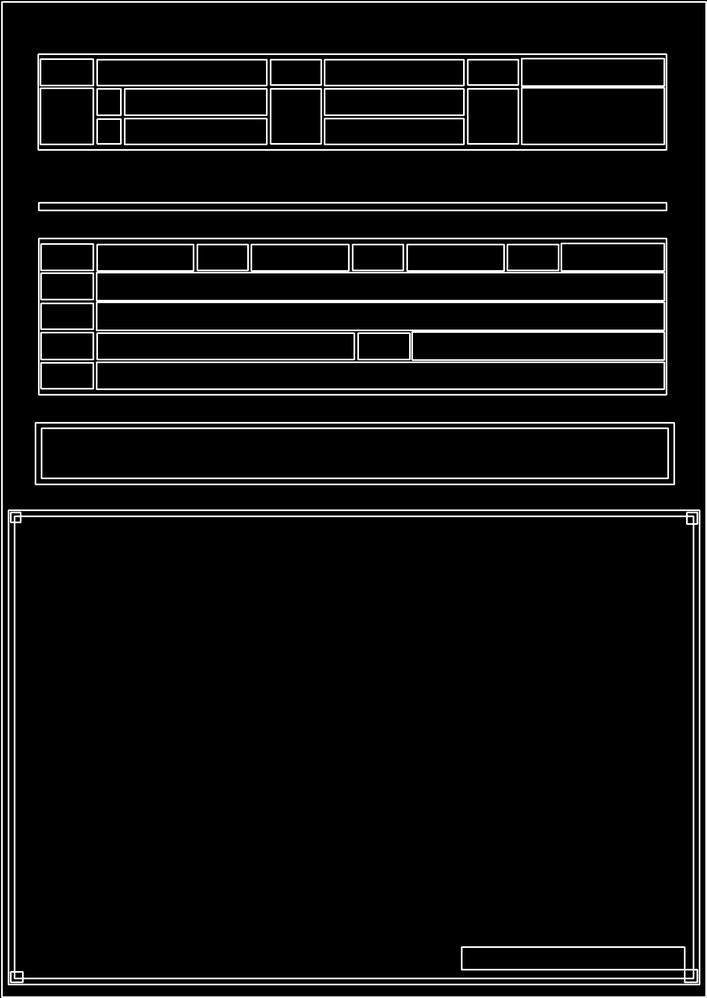
#> input picture images/Line_image.png, 707 x 998 px, shrunk from 1284 x 1814 before the run, found by its file name
$ python cal_cell_needed.py   (older library calls are emulated)
#> lines starting #> are read from the running program, lines starting #| are printed output that depends on the picture; after the words box and inside, x2 and y2 are one past the last pixel; in counts of white or black regions, pixels touching at a corner belong together
import numpy as np
import cv2
import xlsxwriter
from string import ascii_uppercase
import os
import yaml


def cal_cell_needed():
    # #######################################################################################################################

    # 1) line image closing
    # 2) detect_contour with closing image
    # 3) calculte num of cells

    line_image = cv2.imread('../data/result/line_image.png')
#> line_image is the input picture: shape (998, 707, 3); min 0, max 255, mean 16.1

    # original image's width & height
    origin_width = line_image.shape[1]
#> origin_width = 707
    origin_height = line_image.shape[0]
#> origin_height = 998

    kernel = np.ones((3, 3), np.uint8)

    line_image = cv2.morphologyEx(line_image, cv2.MORPH_CLOSE, kernel, iterations=2)

    imgray = cv2.cvtColor(line_image, cv2.COLOR_BGR2GRAY)
    ret, thr = cv2.threshold(imgray, 230, 255, 0)
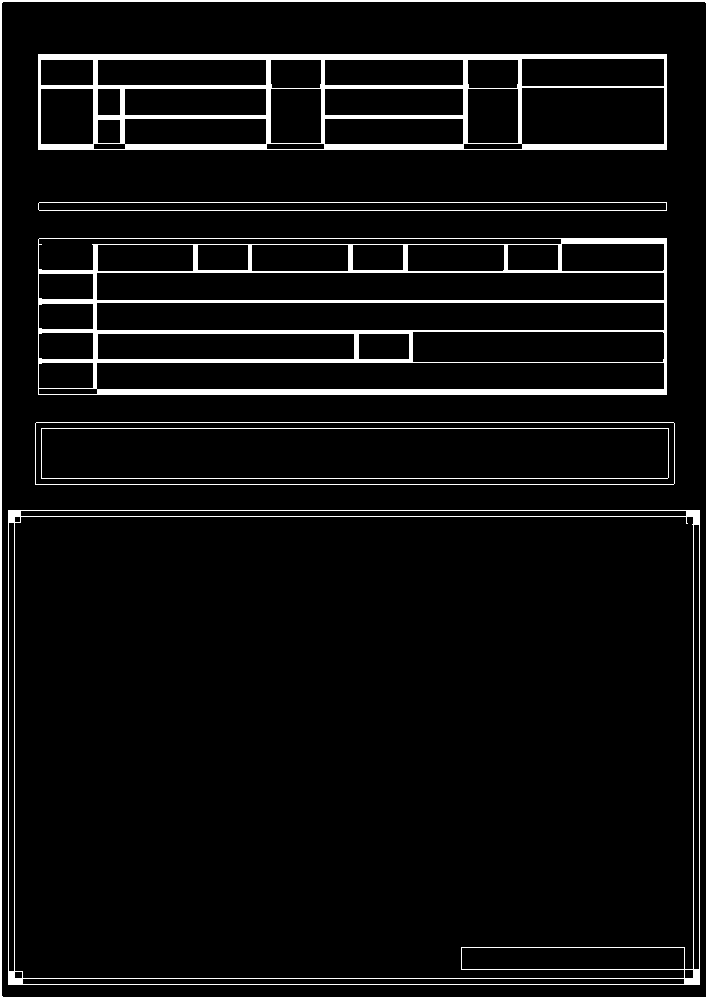
#> thr: shape (998, 707); 5.9% white; 7 white regions

    _, contours, _ = cv2.findContours(thr, cv2.RETR_TREE,
                                      cv2.CHAIN_APPROX_SIMPLE)
#> contours = 58 contours; largest, box (x1, y1, x2, y2) and area: (0, 0, 707, 998) 703882, (1, 1, 707, 998) 702174, (8, 510, 700, 985) 327534, (14, 516, 694, 979) 308612, (38, 238, 667, 395) 97968

    # for calculate that num of cells needed
    min_width = 15
    min_height = 15
    needed_x = []
    needed_y = []
    minimum_w = 1000
    minimum_h = 1000

    for contour in contours:
        # top-left vertex coordinates (x,y) , width, height
        x, y, width, height = cv2.boundingRect(contour)
        if minimum_w > width and width > min_width:
            minimum_w = width
        if minimum_h > height and height > min_height:
            minimum_h = height
        # Draw screenshot that are larger than the standard size
        if width > min_width or height > min_height:
            line_image = cv2.rectangle(line_image, (x, y), (x + width, y + height), (255, 0, 0, 50), 2)
            needed_x.append(x)
            needed_x.append(x + width)
            needed_y.append(y)
            needed_y.append(y + height)
#> this loop made 58 passes
#> (contour, x, y, width, height, minimum_w, minimum_h) on passes 1, 3: ([[0, 0], [0, 997], [706, 997], [706, 0]], 0, 0, 707, 998, 707, 998), ([[8, 510], [8, 984], [699, 984], [699, 510]], 8, 510, 692, 475, 692, 475)
#> (x, y, width, height, minimum_w, minimum_h) on passes 2, 7: (1, 1, 706, 997, 706, 997), (461, 947, 224, 23, 224, 23)
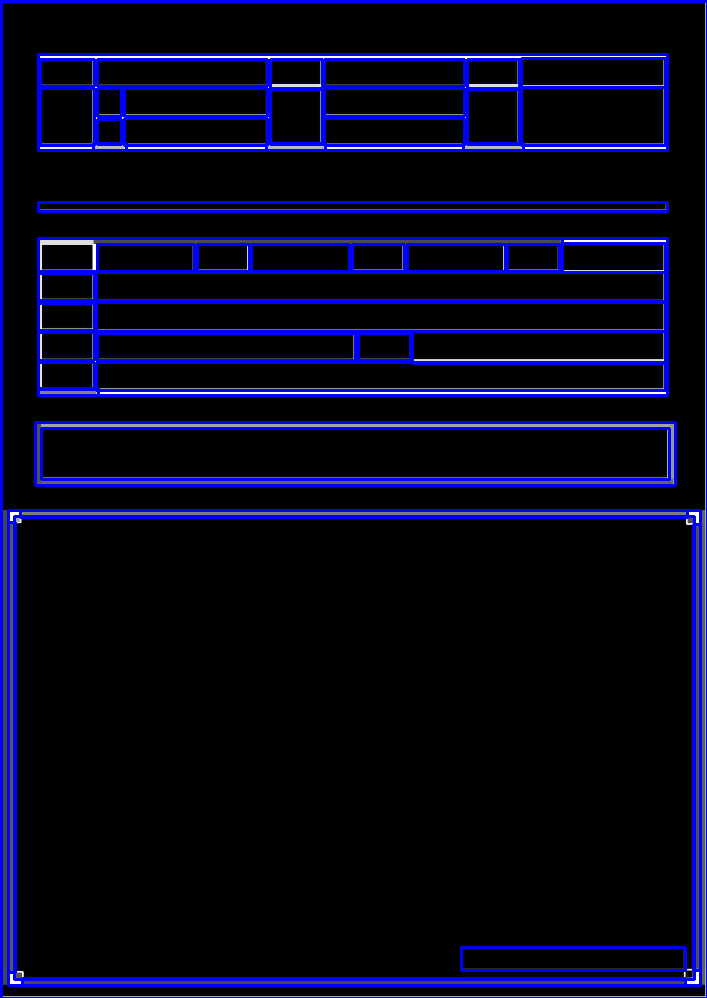
#> line_image: shape (998, 707, 3); mean B, G, R 31.9, 5.6, 5.6
#> after the loop, minimum_h = 23; minimum_w = 24; needed_x = 110 values, max 707 at index 1, min 0 at index 0, mean 319.5; needed_y = 110 values, max 998 at index 1, min 0 at index 0, mean 307.7

    tmp_img = np.copy(line_image)

    for x in needed_x:
        cv2.line(tmp_img, (x, 0), (x, origin_height), (0, 0, 255), 2)
#> this loop made 110 passes
#> x on passes 2 to 13: 707, 1, 707, 8, 700, 22, 685, 461, 685, 693, 700, 8
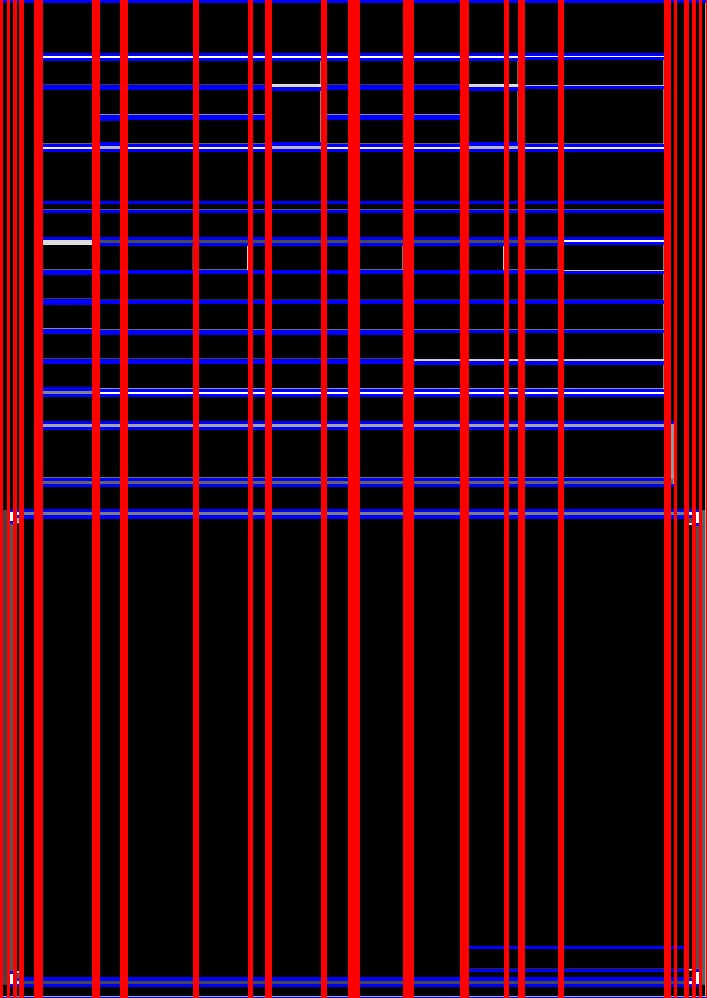
#> tmp_img: shape (998, 707, 3); 19.38% of pixels changed, all inside (x1, y1, x2, y2) = (0, 0, 707, 998)
    for y in needed_y:
        cv2.line(tmp_img, (0, y), (origin_width, y), (0, 0, 255), 2)
#> this loop made 110 passes
#> y on passes 2 to 13: 998, 1, 998, 510, 985, 978, 985, 947, 970, 524, 970, 522
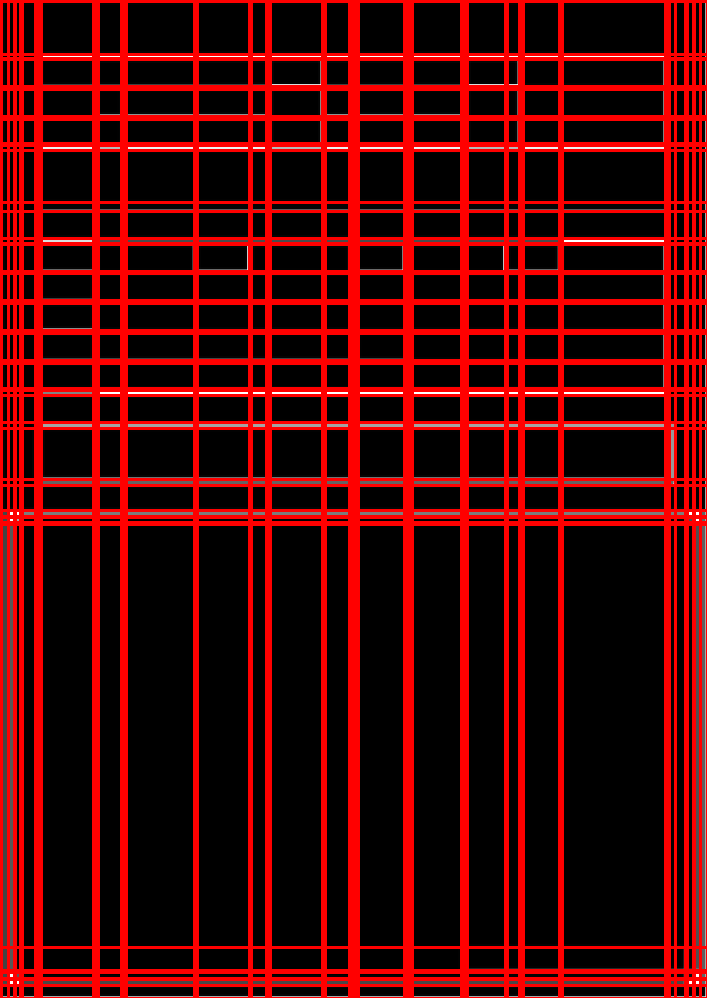
#> tmp_img: shape (998, 707, 3); 9.21% of pixels changed, all inside (x1, y1, x2, y2) = (3, 0, 706, 998)

    cv2.imwrite('../data/result/임시.png', tmp_img)
    print('minimun_w: ', minimum_w)
#| minimun_w:  24
    print('minimun_h: ', minimum_h)
#| minimun_h:  23
    # ========================================================
    # num of needed cells
    needed_x = sorted(list(set(needed_x)))  # list(set(my_list)) --> 중복제거
#> needed_x = 59 values from 0 to 707
    needed_y = sorted(list(set(needed_y)))
#> needed_y = 55 values from 0 to 998

    final_x = set()
    final_y = set()
    temp_int = needed_x[0]
#> temp_int = 0
    num_temp_int = 1
    for a in range(1, len(needed_x)):
        if needed_x[a] - needed_x[a - 1] < minimum_w:
            temp_int += needed_x[a]
            num_temp_int += 1
        else:
            final_x.add(int(temp_int / num_temp_int))
            num_temp_int = 1
            temp_int = needed_x[a]
#> this loop made 58 passes
#> (temp_int, num_temp_int) on passes 1, 2, 3, 4, 5, 6, 7, 8, 9, 10, 12, 13: (1, 2), (9, 3), (23, 4), (38, 5), (58, 6), (80, 7), (115, 8), (153, 9), (193, 10), (234, 11), (187, 2), (283, 3)
#> (num_temp_int, temp_int) on passes 11, 19, 21, 26, 29, 33: (1, 93), (1, 194), (1, 249), (1, 322), (1, 349), (1, 404)
#> after the loop, final_x = 10 items
    final_x.add(int(temp_int / num_temp_int))
    if min(final_x) > minimum_w:
        final_x.add(0)
    if origin_width - max(final_x) > minimum_w:
        final_x.add(origin_width)

    temp_int = needed_y[0]
#> temp_int = 0
    num_temp_int = 1
    for a in range(1, len(needed_y)):
        if needed_y[a] - needed_y[a - 1] < minimum_h:
            temp_int += needed_y[a]
            num_temp_int += 1
        else:
            final_y.add(int(temp_int / num_temp_int))
            num_temp_int = 1
            temp_int = needed_y[a]
#> this loop made 54 passes
#> (temp_int, num_temp_int) on passes 1, 3, 4, 6, 7, 8, 10, 11, 13, 14, 15, 17: (1, 2), (112, 2), (171, 3), (173, 2), (261, 3), (350, 4), (234, 2), (353, 3), (287, 2), (432, 3), (582, 4), (413, 2)
#> (num_temp_int, temp_int) on passes 2, 5, 9, 12, 16, 18: (1, 54), (1, 86), (1, 116), (1, 143), (1, 202), (1, 238)
#> after the loop, final_y = 16 items
    final_y.add(int(temp_int / num_temp_int))
    if min(final_y) > minimum_h:
        final_x.add(0)
    if origin_height - max(final_y) > minimum_h:
        final_x.add(origin_height)

    print(needed_x)  # final_x - 1개의 셀이 필요함
#> (printed output is left out)
    print(needed_y)  # final_y - 1개의 셀이 필요함
#> (printed output is left out)
    final_x = sorted(list(final_x))
#> final_x = [21, 106, 195, 260, 323, 353, 408, 463, 515, 560, 684]
    final_y = sorted(list(final_y))
#> final_y = [0, 57, 87, 117, 145, 206, 241, 272, 301, 331, 361, 390, 425, 482, 517, 947, 980]
    print('x축 셀의 갯수', len(final_x) - 1)
#| x축 셀의 갯수 10
    print(final_x)
#| [21, 106, 195, 260, 323, 353, 408, 463, 515, 560, 684]
    print('y축 셀의 갯수', len(final_y) - 1)
#| y축 셀의 갯수 16
    print(final_y)
#| [0, 57, 87, 117, 145, 206, 241, 272, 301, 331, 361, 390, 425, 482, 517, 947, 980]

    for x in final_x:
        cv2.line(line_image, (x, 0), (x, origin_height), (0, 0, 255), 2)
#> this loop made 11 passes
#> x on passes 1 to 11: 21, 106, 195, 260, 323, 353, 408, 463, 515, 560, 684
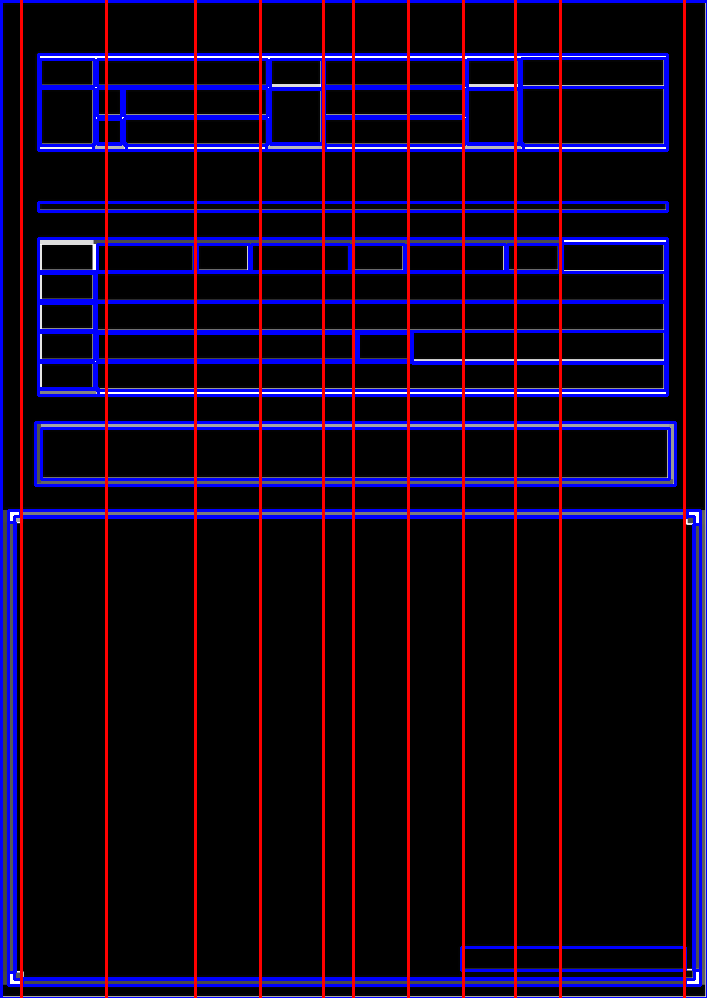
#> line_image: shape (998, 707, 3); 4.67% of pixels changed, all inside (x1, y1, x2, y2) = (20, 0, 686, 998)
    for y in final_y:
        cv2.line(line_image, (0, y), (origin_width, y), (0, 0, 255), 2)
#> this loop made 17 passes
#> y on passes 2 to 13: 57, 87, 117, 145, 206, 241, 272, 301, 331, 361, 390, 425
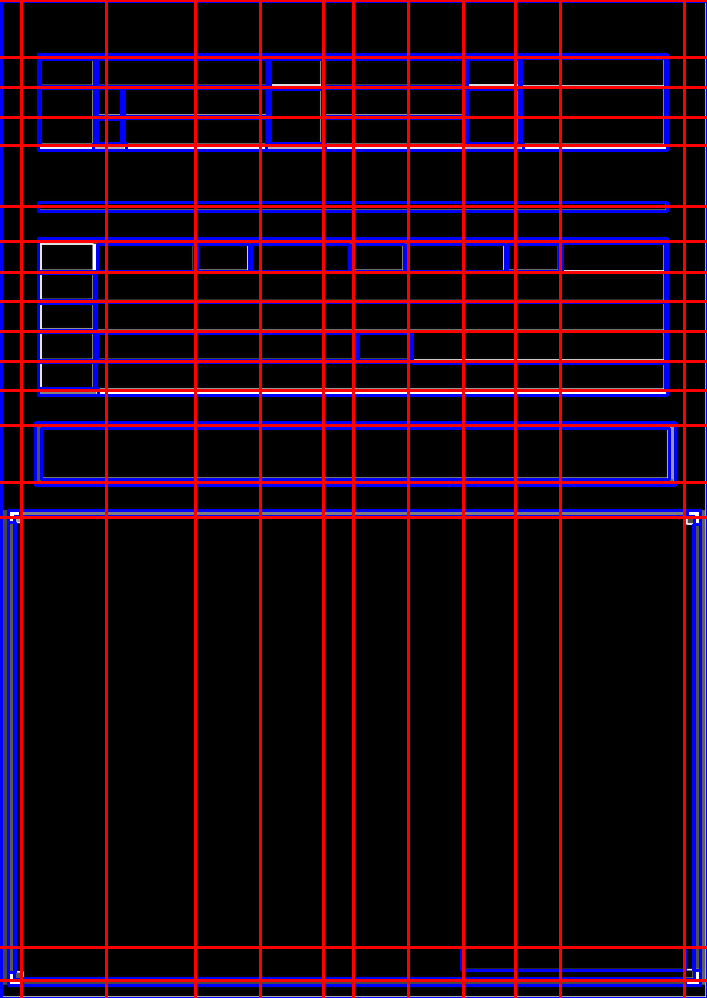
#> line_image: shape (998, 707, 3); 4.78% of pixels changed, all inside (x1, y1, x2, y2) = (0, 0, 707, 982)

    cv2.imshow('cal_cell_needed', line_image)
    cv2.imwrite('../data/result/temp.png', line_image)
    cv2.waitKey(0)
    cv2.destroyAllWindows()
    # cv2.line(closing, (1020, 0), (1020, origin_height), (0, 255, 0), 2)
    # 이 나눈셀들을 바탕으로 셀의 정보를 할당해야함

    # cell_dict
    # 셀의 이름
    # upper_left의 (x,y)의 좌표
    # lower_right의 좌표를 구하기 위한 (width, height)
    # OCR한 결과 값을 넣을 string(text)이 필요할듯?

    # cell_dict = {(x,y) for x in final_x for y in final_y}
    cell_dict = dict()
    for i in range(0, len(final_x)):
        for j in range(0, len(final_y)):
            tmp = ascii_uppercase[i] + "%d" % j
            cell_dict[tmp] = (final_x[i], final_y[j])
#> this loop made 11 passes
#> after the loop, cell_dict = 187 items

    print(cell_dict)
#> (printed output is left out)


cal_cell_needed()
